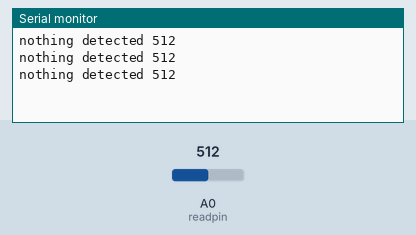
This sketch was run on a simulated Arduino Uno, built with avr-gcc and run on an emulated ATmega328P. On the bench: the last lines printed to the serial monitor. The inputs (shaded band) are chosen by the test bench; at power-on: A0 (readpin) = 512.

Above: at 1.2 s.
1.3 s: A0 (readpin) set to 490
At 1.86 s:
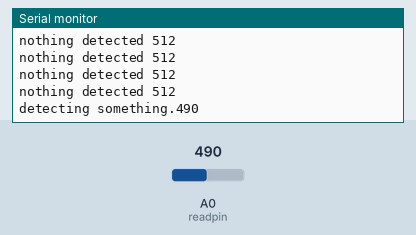
3.5 s: A0 (readpin) set to 510
At 3.86 s:
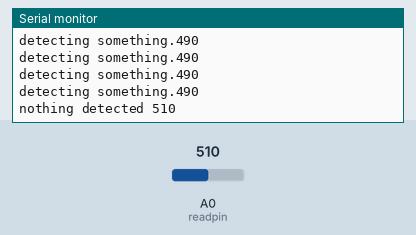

The sketch:

KY-024.ino
```cpp
int readpin = A0;
int incoming = 0;
void setup ()
{

pinMode (readpin, INPUT) ;
//pinMode(DO, INPUT);
//pinMode (LED, OUTPUT);

Serial.begin(9600);
}
void loop ()
{
incoming = analogRead(readpin) ;
if(incoming > 500){
  Serial.print("nothing detected ");
  }
 if(incoming < 500){
  Serial.print("detecting something.");
  }

Serial.println(incoming);
delay(400);
}
```

fin.ino
```cpp

```

Measured:
- after the input at 1.3 s, the serial monitor: prints a new line after 0.30 s (image 1)
- after the input at 3.5 s, the serial monitor: prints a new line after 0.10 s (image 2)
